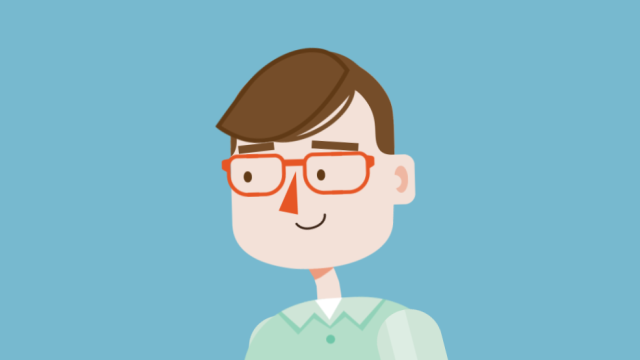
#> input picture assets/img1.png, 640 x 360 px
$ python part2.py
#> lines starting #> are read from the running program, lines starting #| are printed output that depends on the picture
import cv2
import random

img = cv2.imread('assets/img1.png', -1)
#> img is the input picture: shape (360, 640, 3); mean B, G, R 197.7, 183.7, 133.7
# [13 lines of commented-out code are left out]
print(img.shape)
#| (360, 640, 3)
img2 = img[100: 300, 200 : 400]
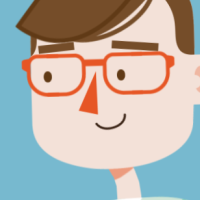
#> img2: shape (200, 200, 3); mean B, G, R 176.1, 181.6, 183.1

# paste an image
img[0:200, 0:200] = img2
img[100:300, 100:300] = img2
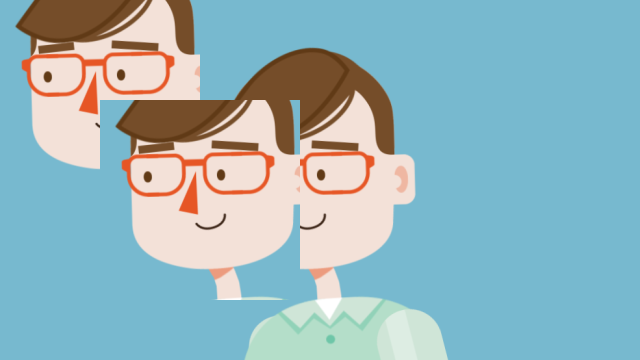
#> img: shape (360, 640, 3); mean B, G, R 190.1, 182.6, 148.5

cv2.imshow('Image', img)
cv2.waitKey(0)
cv2.destroyAllWindows()
